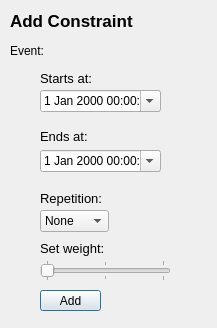
<?xml version="1.0" encoding="UTF-8"?>
<ui version="4.0">
 <class>Dialog</class>
 <widget class="QDialog" name="Dialog">
  <property name="geometry">
   <rect>
    <x>0</x>
    <y>0</y>
    <width>217</width>
    <height>328</height>
   </rect>
  </property>
  <property name="windowTitle">
   <string>Dialog</string>
  </property>
  <widget class="QStackedWidget" name="AddTagConst_page">
   <property name="geometry">
    <rect>
     <x>10</x>
     <y>60</y>
     <width>181</width>
     <height>181</height>
    </rect>
   </property>
   <property name="font">
    <font>
     <weight>50</weight>
     <bold>false</bold>
    </font>
   </property>
   <property name="currentIndex">
    <number>0</number>
   </property>
   <widget class="QWidget" name="AddTimeConst_page_2">
    <widget class="QDateTimeEdit" name="dateTimeEdit">
     <property name="geometry">
      <rect>
       <x>30</x>
       <y>30</y>
       <width>121</width>
       <height>22</height>
      </rect>
     </property>
     <property name="calendarPopup">
      <bool>true</bool>
     </property>
    </widget>
    <widget class="QDateTimeEdit" name="dateTimeEdit_2">
     <property name="geometry">
      <rect>
       <x>30</x>
       <y>90</y>
       <width>121</width>
       <height>22</height>
      </rect>
     </property>
     <property name="calendarPopup">
      <bool>true</bool>
     </property>
    </widget>
    <widget class="QLabel" name="label_3">
     <property name="geometry">
      <rect>
       <x>30</x>
       <y>10</y>
       <width>61</width>
       <height>16</height>
      </rect>
     </property>
     <property name="font">
      <font>
       <pointsize>10</pointsize>
      </font>
     </property>
     <property name="text">
      <string>Starts at:</string>
     </property>
    </widget>
    <widget class="QLabel" name="label_4">
     <property name="geometry">
      <rect>
       <x>30</x>
       <y>70</y>
       <width>47</width>
       <height>13</height>
      </rect>
     </property>
     <property name="font">
      <font>
       <pointsize>10</pointsize>
      </font>
     </property>
     <property name="text">
      <string>Ends at:</string>
     </property>
    </widget>
    <widget class="QLabel" name="label_5">
     <property name="geometry">
      <rect>
       <x>30</x>
       <y>130</y>
       <width>71</width>
       <height>16</height>
      </rect>
     </property>
     <property name="font">
      <font>
       <pointsize>10</pointsize>
      </font>
     </property>
     <property name="text">
      <string>Repetition:</string>
     </property>
    </widget>
    <widget class="QComboBox" name="comboBox">
     <property name="geometry">
      <rect>
       <x>30</x>
       <y>150</y>
       <width>69</width>
       <height>22</height>
      </rect>
     </property>
     <item>
      <property name="text">
       <string>None</string>
      </property>
     </item>
     <item>
      <property name="text">
       <string>Daily</string>
      </property>
     </item>
     <item>
      <property name="text">
       <string>Weekly</string>
      </property>
     </item>
     <item>
      <property name="text">
       <string>Monthly</string>
      </property>
     </item>
    </widget>
   </widget>
   <widget class="QWidget" name="page_2">
    <widget class="QLabel" name="label_7">
     <property name="geometry">
      <rect>
       <x>20</x>
       <y>50</y>
       <width>61</width>
       <height>20</height>
      </rect>
     </property>
     <property name="font">
      <font>
       <pointsize>10</pointsize>
      </font>
     </property>
     <property name="text">
      <string>Select Tag:</string>
     </property>
    </widget>
    <widget class="QLabel" name="label_8">
     <property name="geometry">
      <rect>
       <x>250</x>
       <y>70</y>
       <width>71</width>
       <height>21</height>
      </rect>
     </property>
     <property name="font">
      <font>
       <pointsize>10</pointsize>
      </font>
     </property>
     <property name="text">
      <string>Set Weight:</string>
     </property>
    </widget>
    <widget class="QComboBox" name="comboBox_2">
     <property name="geometry">
      <rect>
       <x>20</x>
       <y>70</y>
       <width>101</width>
       <height>22</height>
      </rect>
     </property>
    </widget>
   </widget>
  </widget>
  <widget class="QLabel" name="label">
   <property name="geometry">
    <rect>
     <x>10</x>
     <y>10</y>
     <width>151</width>
     <height>21</height>
    </rect>
   </property>
   <property name="font">
    <font>
     <pointsize>13</pointsize>
     <weight>75</weight>
     <bold>true</bold>
    </font>
   </property>
   <property name="text">
    <string>Add Constraint</string>
   </property>
  </widget>
  <widget class="QLabel" name="label_2">
   <property name="geometry">
    <rect>
     <x>10</x>
     <y>40</y>
     <width>41</width>
     <height>21</height>
    </rect>
   </property>
   <property name="text">
    <string>Event: </string>
   </property>
  </widget>
  <widget class="QPushButton" name="Add_btn">
   <property name="geometry">
    <rect>
     <x>40</x>
     <y>290</y>
     <width>61</width>
     <height>21</height>
    </rect>
   </property>
   <property name="text">
    <string>Add</string>
   </property>
  </widget>
  <widget class="QSlider" name="weightSlider">
   <property name="geometry">
    <rect>
     <x>40</x>
     <y>260</y>
     <width>131</width>
     <height>21</height>
    </rect>
   </property>
   <property name="maximum">
    <number>2</number>
   </property>
   <property name="orientation">
    <enum>Qt::Horizontal</enum>
   </property>
   <property name="tickPosition">
    <enum>QSlider::TicksBothSides</enum>
   </property>
  </widget>
  <widget class="QLabel" name="label_6">
   <property name="geometry">
    <rect>
     <x>40</x>
     <y>240</y>
     <width>71</width>
     <height>16</height>
    </rect>
   </property>
   <property name="font">
    <font>
     <pointsize>10</pointsize>
    </font>
   </property>
   <property name="text">
    <string>Set weight:</string>
   </property>
  </widget>
  <widget class="QLabel" name="EventValue">
   <property name="geometry">
    <rect>
     <x>50</x>
     <y>40</y>
     <width>71</width>
     <height>20</height>
    </rect>
   </property>
   <property name="text">
    <string/>
   </property>
  </widget>
 </widget>
 <resources/>
 <connections/>
</ui>
